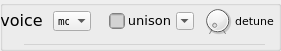
   <widget class="QGroupBox" name="vox_group_pt1">
    <property name="geometry">
     <rect>
      <x>360</x>
      <y>0</y>
      <width>281</width>
      <height>51</height>
     </rect>
    </property>
    <property name="title">
     <string/>
    </property>
    <widget class="QLabel" name="label_detune">
     <property name="geometry">
      <rect>
       <x>229</x>
       <y>5</y>
       <width>51</width>
       <height>31</height>
      </rect>
     </property>
     <property name="font">
      <font>
       <family>DejaVu Sans</family>
       <pointsize>8</pointsize>
       <weight>50</weight>
       <bold>false</bold>
      </font>
     </property>
     <property name="styleSheet">
      <string notr="true"/>
     </property>
     <property name="text">
      <string>detune</string>
     </property>
     <property name="alignment">
      <set>Qt::AlignCenter</set>
     </property>
    </widget>
    <widget class="QComboBox" name="poly_mode">
     <property name="geometry">
      <rect>
       <x>53</x>
       <y>11</y>
       <width>38</width>
       <height>20</height>
      </rect>
     </property>
     <property name="font">
      <font>
       <family>DejaVu Sans Mono</family>
       <pointsize>8</pointsize>
      </font>
     </property>
     <property name="acceptDrops">
      <bool>false</bool>
     </property>
     <property name="toolTip">
      <string>&lt;html&gt;&lt;head/&gt;&lt;body&gt;&lt;p&gt;sync route&lt;/p&gt;&lt;/body&gt;&lt;/html&gt;</string>
     </property>
     <property name="iconSize">
      <size>
       <width>8</width>
       <height>16</height>
      </size>
     </property>
     <property name="duplicatesEnabled">
      <bool>false</bool>
     </property>
     <property name="frame">
      <bool>false</bool>
     </property>
     <item>
      <property name="text">
       <string>mono</string>
      </property>
     </item>
     <item>
      <property name="text">
       <string>poly</string>
      </property>
     </item>
    </widget>
    <widget class="QCheckBox" name="unison">
     <property name="geometry">
      <rect>
       <x>109</x>
       <y>13</y>
       <width>16</width>
       <height>16</height>
      </rect>
     </property>
     <property name="toolTip">
      <string/>
     </property>
     <property name="styleSheet">
      <string notr="true">background-color: lightgrey;
border-style: solid;
border-color: grey;
width:8px;
height: 8px;
border-width: 1px;
border-radius: 4px;

</string>
     </property>
     <property name="text">
      <string/>
     </property>
     <property name="iconSize">
      <size>
       <width>8</width>
       <height>8</height>
      </size>
     </property>
     <property name="checkable">
      <bool>true</bool>
     </property>
     <property name="checked">
      <bool>false</bool>
     </property>
     <property name="autoRepeat">
      <bool>false</bool>
     </property>
     <property name="tristate">
      <bool>false</bool>
     </property>
    </widget>
    <widget class="Line" name="line_6">
     <property name="geometry">
      <rect>
       <x>24</x>
       <y>36</y>
       <width>241</width>
       <height>16</height>
      </rect>
     </property>
     <property name="styleSheet">
      <string notr="true">color:lightgrey</string>
     </property>
     <property name="frameShadow">
      <enum>QFrame::Plain</enum>
     </property>
     <property name="orientation">
      <enum>Qt::Horizontal</enum>
     </property>
    </widget>
    <widget class="QLabel" name="label_unison">
     <property name="geometry">
      <rect>
       <x>129</x>
       <y>10</y>
       <width>41</width>
       <height>21</height>
      </rect>
     </property>
     <property name="font">
      <font>
       <family>DejaVu Sans</family>
       <pointsize>10</pointsize>
       <weight>50</weight>
       <bold>false</bold>
      </font>
     </property>
     <property name="styleSheet">
      <string notr="true"/>
     </property>
     <property name="text">
      <string>unison</string>
     </property>
     <property name="alignment">
      <set>Qt::AlignCenter</set>
     </property>
    </widget>
    <widget class="QComboBox" name="unison_voices">
     <property name="geometry">
      <rect>
       <x>176</x>
       <y>12</y>
       <width>18</width>
       <height>18</height>
      </rect>
     </property>
     <property name="font">
      <font>
       <family>DejaVu Sans Mono</family>
       <pointsize>8</pointsize>
      </font>
     </property>
     <property name="acceptDrops">
      <bool>false</bool>
     </property>
     <property name="toolTip">
      <string>&lt;html&gt;&lt;head/&gt;&lt;body&gt;&lt;p&gt;sync route&lt;/p&gt;&lt;/body&gt;&lt;/html&gt;</string>
     </property>
     <property name="iconSize">
      <size>
       <width>8</width>
       <height>16</height>
      </size>
     </property>
     <property name="duplicatesEnabled">
      <bool>false</bool>
     </property>
     <property name="frame">
      <bool>false</bool>
     </property>
     <item>
      <property name="text">
       <string>2</string>
      </property>
     </item>
     <item>
      <property name="text">
       <string>4</string>
      </property>
     </item>
     <item>
      <property name="text">
       <string>8</string>
      </property>
     </item>
    </widget>
    <widget class="QDial" name="unison_detune">
     <property name="enabled">
      <bool>true</bool>
     </property>
     <property name="geometry">
      <rect>
       <x>202</x>
       <y>5</y>
       <width>31</width>
       <height>31</height>
      </rect>
     </property>
     <property name="toolTip">
      <string>&lt;html&gt;&lt;head/&gt;&lt;body&gt;&lt;p&gt;analog drift&lt;/p&gt;&lt;/body&gt;&lt;/html&gt;</string>
     </property>
     <property name="styleSheet">
      <string notr="true"/>
     </property>
     <property name="minimum">
      <number>0</number>
     </property>
     <property name="maximum">
      <number>100</number>
     </property>
     <property name="singleStep">
      <number>1</number>
     </property>
     <property name="pageStep">
      <number>10</number>
     </property>
     <property name="value">
      <number>0</number>
     </property>
     <property name="notchTarget">
      <double>100.000000000000000</double>
     </property>
     <property name="notchesVisible">
      <bool>true</bool>
     </property>
    </widget>
    <widget class="QLabel" name="label_vox">
     <property name="geometry">
      <rect>
       <x>1</x>
       <y>0</y>
       <width>41</width>
       <height>41</height>
      </rect>
     </property>
     <property name="font">
      <font>
       <family>DejaVu Sans</family>
       <pointsize>12</pointsize>
       <weight>50</weight>
       <bold>false</bold>
      </font>
     </property>
     <property name="styleSheet">
      <string notr="true"/>
     </property>
     <property name="text">
      <string>voice</string>
     </property>
     <property name="alignment">
      <set>Qt::AlignCenter</set>
     </property>
    </widget>
   </widget>
